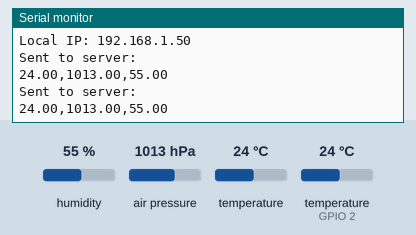
Simulated run of this sketch. Board: ESP32. On the bench: the last lines printed to the serial monitor. The test bench sets the inputs (shaded band); at power-on: humidity 55 %, air pressure 1013 hPa, temperature (sensor on GPIO 2) 24 °C, temperature 24 °C. WiFi joins after 1.5 s; servers stay silent unless stated.

Above: at 3.7 s.
3.8 s: humidity set to 22 %
At 5.2 s:
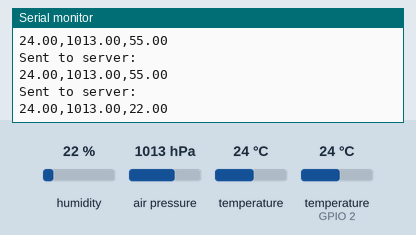
5.3 s: air pressure set to 952 hPa
At 6.7 s:
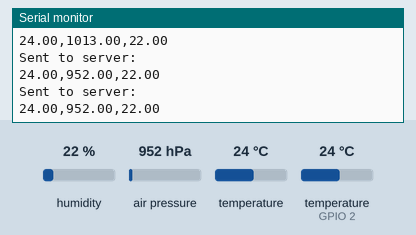
6.8 s: temperature (sensor on GPIO 2) set to 12 °C
8.3 s: air pressure set to 975 hPa
At 9.5 s:
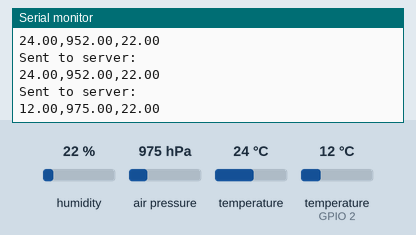
9.8 s: humidity set to 40 %
At 11.1 s:
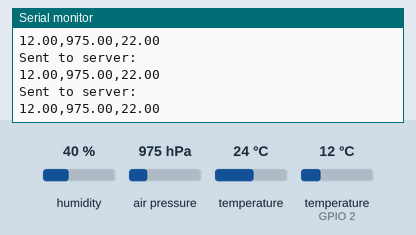
Timing chart, 0 to 12.3 s (numbered marks = the images above; inputs shaded):
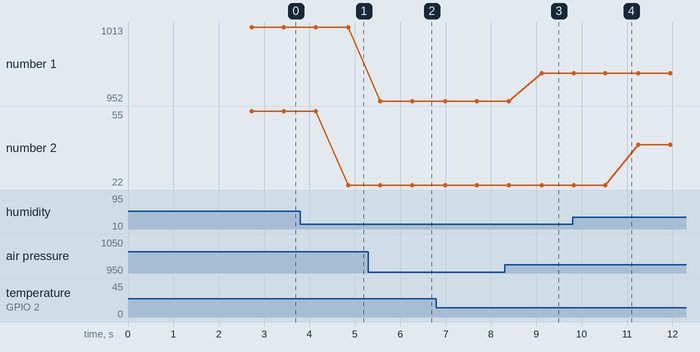

The sketch:

out_packet_sensor.ino
```cpp
#include <WiFi.h>
#include <DHT.h>
#include <Adafruit_BMP280.h> // BMP280 instead of BMP085
// Wi-Fi credentials
const char* ssid = "COMPUTER LAB 2.4";
const char* password = "IIPDELHI@1234";
// Server IP and port
const char* host = "192.168.1.106";
const uint16_t port = 5001;
// DHT11 setup
#define DHTPIN 2
#define DHTTYPE DHT11
DHT dht(DHTPIN, DHTTYPE);
// BMP280 setup
Adafruit_BMP280 bmp;

void setup() {
  Serial.begin(115200);
  delay(1000);

  dht.begin();
  if (!bmp.begin(0x76)) { // You may need to try 0x77 depending on your module
    Serial.println("Could not find BMP280 sensor!");
    while (1);
  }

  // Connect to Wi-Fi
  Serial.print("Connecting to WiFi...");
  WiFi.begin(ssid, password);
  while (WiFi.status() != WL_CONNECTED) {
    delay(500);
    Serial.print(".");
  }
  Serial.println("\nConnected to WiFi.");
  Serial.print("Local IP: ");
  Serial.println(WiFi.localIP());
}

void loop() {
  float dhtTemp = dht.readTemperature();
  float dhtHum = dht.readHumidity();
  float bmpTemp = bmp.readTemperature();
  float bmpPressure = bmp.readPressure() / 100.0F; // hPa

  if (isnan(dhtTemp) || isnan(dhtHum) || isnan(bmpTemp) || isnan(bmpPressure)) {
    Serial.println("Sensor read error");
    delay(500);
    return;
  }

  float avgTemp = dhtTemp; // use DHT temp only

  // Format: temp,pressure,humidity
  String message = String(avgTemp, 2) + "," +
                   String(bmpPressure, 2) + "," +
                   String(dhtHum, 2);

  // Send to server
  WiFiClient client;
  if (client.connect(host, port)) {
    client.println(message);
    client.stop();
    Serial.println("Sent to server:");
    Serial.println(message);
  } else {
    Serial.println("Connection to server failed.");
  }

  delay(500);
}
```

Measured:
- after the input at 3.8 s, the serial monitor: prints a new line after 1.1 s (image 1)
- after the input at 5.3 s, the serial monitor: prints a new line after 0.26 s (image 2)
- after the input at 8.3 s, the serial monitor: prints a new line after 0.82 s (image 3)
- plotted number 1: 1013 → 952 after the input at 5.3 s, 952 → 975 after the input at 8.3 s
- plotted number 2: 55 → 22 after the input at 3.8 s, 22 → 40 after the input at 9.8 s
